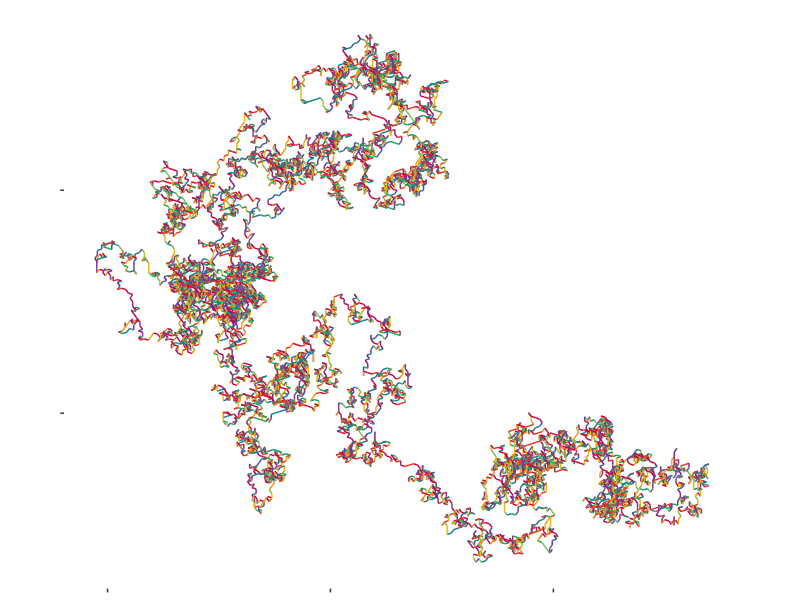
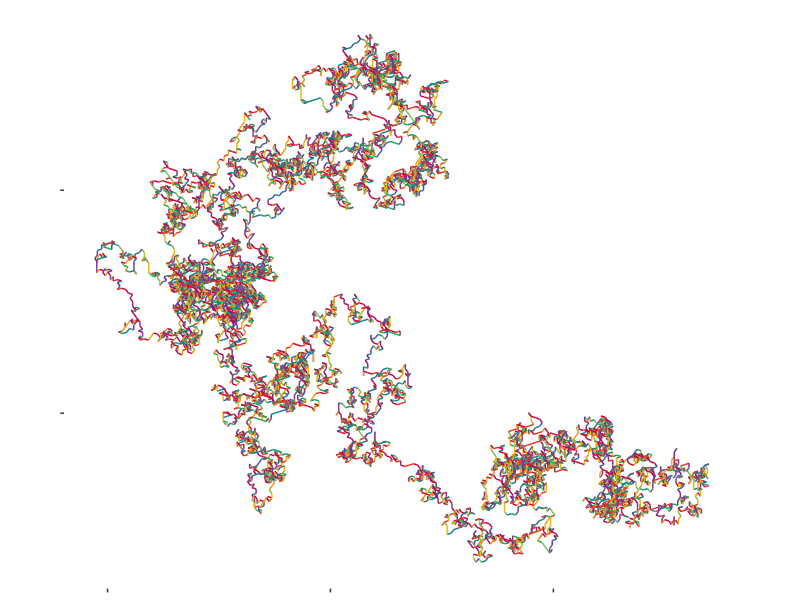

Source code (R) for these figures, in order: (Note: this script raises an error after producing the figures.)
#Create a walk using the digits of pi to decide the direction to step into
#Created by Nadieh Bremer - VisualCinnamon.com

library(fields)
library(gganimate)

#Read in pi string, remove point and turn into vector
piChar <- read.table("data/PI_10000.txt", stringsAsFactors=F, colClasses = c("character"))[1,1]
#piChar <- gsub(".","",piChar)
piVec <- as.numeric(strsplit(piChar, "")[[1]])

#Starting at number 3 at position 0,0
x <- y <- rep(NULL, length(piVec))
x[1] <- 0
y[1] <- 0

#Calculate new position for each digit, based on the position of the old digit and the 
#angle is determined by the digit itself
for (i in 2:length(piVec)){
    x[i] <- x[(i-1)] + sin((pi*2)*(piVec[i]/10))
    y[i] <- y[(i-1)] + cos((pi*2)*(piVec[i]/10))  
}

#for i


#Several color schemes
colors <- c("#790c40","#c82f41","#e86c3c","#e6b25d","#e8ecb8","#abdc6b","#60ce43","#1cb53b","#008c43","#005540")
cubeColors <- c("#6d3fa9","#bf3cae","#fe4b82","#ff7746","#e2b72e","#afef5a","#52f566","#1ddea3","#23aad8","#4c6edb","#6d3fa9")
heatColors <- c("#790c40","#c82f41","#e86c3c","#e6b25d")
rainbowCol <- c("#6363FF", "#6373FF", "#63A3FF", "#63E3FF", "#63FFFB", "#63FFCB","#63FF9B", "#63FF6B", "#7BFF63", "#BBFF63", 
                "#DBFF63", "#FBFF63", "#FFD363", "#FFB363", "#FF8363", "#FF7363", "#FF6364")
greenColors <- c("#8be990","#64bf8b","#349584","#206a81","#263c81","#000080")
blueColors <- c("#a8ddb5","#7bccc4","#4eb3d3","#2b8cbe","#0868ac","#084081")
rainbowColDark <- c("#EFB605","#EB8612","#DD0030","#B3005A","#80348F","#3365AA","#07A071","#7EB852")
rainbowColDark <- designer.colors(n=10, col=rainbowColDark)

#To loop over a color scheme every Ncols digits
Ncols <- 500
ColRamp <- designer.colors(n=Ncols, col=cubeColors)

#Save all information in a data frame for plotting with ggplot2
Pi.frame <- data.frame(PI=piVec[-1], x=x[-length(x)], y=y[-length(y)], 
                       ID=1:(length(x)-1), ColID = 1:(length(x)-1)%%Ncols, stringsAsFactors=F)


#Color the line according to the number in pi, starting with 1 (3 = (0,0))
N <- 10000
piPlot <- ggplot(Pi.frame[1:N,], aes(x=x, y=y, group="1")) +
  geom_path(aes(color = factor(Pi.frame$PI[1:N])), size=0.5) + 
  scale_colour_manual(values = rainbowColDark) +
  #scale_colour_gradientn(colours = rainbowColDark) +
  #geom_point(aes(x=0, y=0), size=4, color="black") +
  #geom_point(aes(x=x[length(x)], y=y[length(y)]), size=4, color="black") +
  coord_fixed(ratio = 1) + 
  theme_bw() +
  theme(panel.grid = element_blank(),
        axis.text = element_blank(),
        title = element_blank(),
        legend.position="none",
        panel.border = element_blank(),
        panel.background = element_blank())
plot(piPlot)
ggsave(plot=piPlot, filename=paste("piPlot_",N,"_ColorRainbowDark.pdf",sep=""))
#ggsave(plot=piPlot, filename="piPlot_1e6_IDColor_Big_Thick.png",
#       scale=4, units="cm")

#Color according to position in pi, thus looping throug the chosen colors once
N <- 100000

anim_data <- Pi.frame
anim_data$ID <- as.factor(anim_data$ID)

piPlot <- ggplot(Pi.frame[1:nrow(Pi.frame),], aes(x=x, y=y, group = "1")) +
  geom_path(aes(color = ID), size=0.7) + 
  scale_colour_gradientn(colours = rainbowColDark) +
  coord_fixed(ratio = 1) + 
  theme_bw() +
  theme(panel.grid = element_blank(),
        axis.ticks = element_blank(),
        text = element_blank(),
        title = element_blank(),
        legend.position="none",
        panel.border = element_blank(),
        panel.background = element_blank()) +
        transition_reveal(id = "1", along = ID) 

animate(piPlot, nframes = 100, fps = 10, type = "cairo", renderer = gifski_renderer(loop = FALSE))
anim_save("20_points.gif")


#  transition_manual(ID) +
#  ease_aes("linear")

#  animate(piPlot, nframes = 100, fps = 10)

plot(piPlot)


ggsave(plot=piPlot, filename=paste("piPlot_",N,"_IDColorRainbowDark_Smooth.pdf",sep=""))
#ggsave(plot=piPlot, filename=paste("piPlot_",N,"_IDColorRainbowDark_Smooth.jpeg",sep=""),
#       scale=2, units="cm")

#Loop through colors every Ncol positions
piPlot <- ggplot(Pi.frame, aes(x=x, y=y)) +
  geom_path(aes(color = ColID), size=0.25) +
  scale_colour_gradientn(colours = ColRamp) +
  geom_point(aes(x=0, y=0), size=4, color="black") +
  geom_point(aes(x=x[length(x)], y=y[length(y)]), size=4, color="black") +
  coord_fixed(ratio = 1) + 
  theme_bw() +
  theme(line = element_blank(),
        text = element_blank(),
        line = element_blank(),
        title = element_blank(),
        legend.position="none",
        panel.border = element_blank(),
        panel.background = element_blank())
plot(piPlot)
ggsave(plot=piPlot, filename="piPlot_1e6_IDColorRainbow_Cube.pdf")

#Color the graph by using location in pi and x or y position - Loop through once
piPlot <- ggplot(Pi.frame, aes(x=x, y=ID)) +
  geom_path(aes(color = ID), size=0.25) +
  scale_colour_gradientn(colours = cubeColors) +
  theme_bw() +
  theme(
        text = element_blank(),
        title = element_blank(),
        legend.position="none",
        panel.border = element_blank(),
        panel.background = element_blank())
plot(piPlot)
ggsave(plot=piPlot, filename="piPlot_1e6_IDColorRainbow_Cube_xID_Smooth.pdf")

#Color the graph by using location in pi and x or y position - Loop through every Ncol positions
piPlot <- ggplot(Pi.frame, aes(x=y, y=ID)) +
  geom_path(aes(color = ColID), size=0.25) +
  scale_colour_gradientn(colours = ColRamp) +
  theme_bw() +
  theme(
        text = element_blank(),
        
        title = element_blank(),
        legend.position="none",
        panel.border = element_blank(),
        panel.background = element_blank())
plot(piPlot)
ggsave(plot=piPlot, filename="piPlot_1e6_IDColorRainbow_Cube_yID.pdf")

#Plot position and number 
piPlot <- ggplot(Pi.frame[1:1000,], aes(x=PI, y=ID)) +
  geom_point(aes(color = factor(PI)), size=2) +
  #geom_path(aes(color = "grey"), size=0.5) +
  #scale_colour_gradientn(colours = ColRamp) +
  theme_bw() +
  theme(
        text = element_blank(),
        
        title = element_blank(),
        legend.position="none",
        panel.border = element_blank(),
        panel.background = element_blank())
plot(piPlot)
